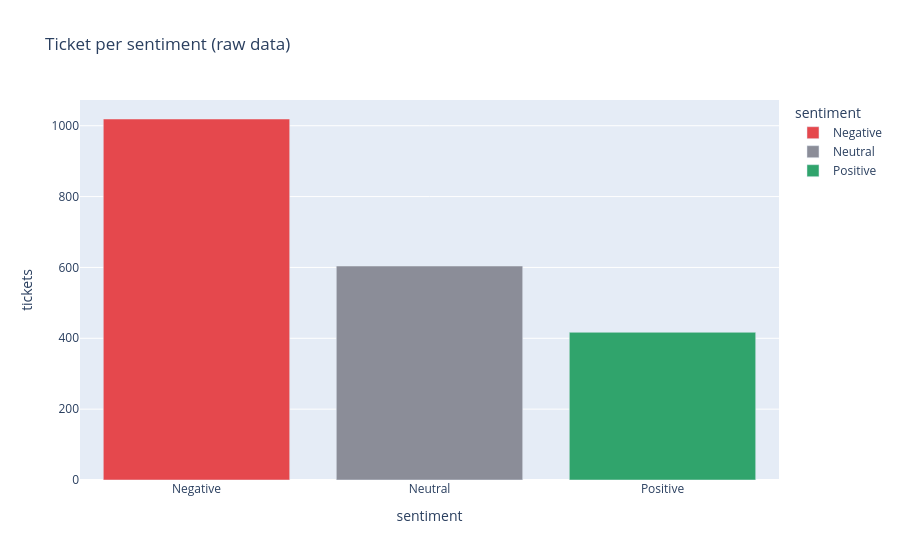

Notebook code for this chart:
### Code cell
sent_counts = df["sentiment"].value_counts().reset_index()   # number of tickets per sentiment
sent_counts.columns = ["sentiment", "tickets"]  # name the columns

px.bar(sent_counts, x="sentiment", y="tickets", color="sentiment",    # one color per sentiment
       color_discrete_map={"Negative": "#e5484d",     # Negative = red
                           "Neutral": "#8b8d98",       # Neutral = grey
                           "Positive": "#30a46c"},     # Positive = green
       title="Ticket per sentiment (raw data)").show() #ass title and draw the chart

### Figure 1 — Plotly figure (JSON) as saved in the notebook; plotly's stock layout.template omitted (floating-point values rounded to 4 significant figures)
{"data": [{"alignmentgroup": "True", "hovertemplate": "sentiment=%{x}<br>tickets=%{y}<extra></extra>", "legendgroup": "Negative", "marker": {"color": "#e5484d", "pattern": {"shape": ""}}, "name": "Negative", "offsetgroup": "Negative", "orientation": "v", "showlegend": true, "textposition": "auto", "type": "bar", "x": ["Negative"], "xaxis": "x", "y": [1019], "yaxis": "y"}, {"alignmentgroup": "True", "hovertemplate": "sentiment=%{x}<br>tickets=%{y}<extra></extra>", "legendgroup": "Neutral", "marker": {"color": "#8b8d98", "pattern": {"shape": ""}}, "name": "Neutral", "offsetgroup": "Neutral", "orientation": "v", "showlegend": true, "textposition": "auto", "type": "bar", "x": ["Neutral"], "xaxis": "x", "y": [604], "yaxis": "y"}, {"alignmentgroup": "True", "hovertemplate": "sentiment=%{x}<br>tickets=%{y}<extra></extra>", "legendgroup": "Positive", "marker": {"color": "#30a46c", "pattern": {"shape": ""}}, "name": "Positive", "offsetgroup": "Positive", "orientation": "v", "showlegend": true, "textposition": "auto", "type": "bar", "x": ["Positive"], "xaxis": "x", "y": [417], "yaxis": "y"}], "layout": {"barmode": "relative", "legend": {"title": {"text": "sentiment"}, "tracegroupgap": 0}, "title": {"text": "Ticket per sentiment (raw data)"}, "xaxis": {"anchor": "y", "categoryarray": ["Negative", "Neutral", "Positive"], "categoryorder": "array", "domain": [0, 1], "title": {"text": "sentiment"}}, "yaxis": {"anchor": "x", "domain": [0, 1], "title": {"text": "tickets"}}}}
